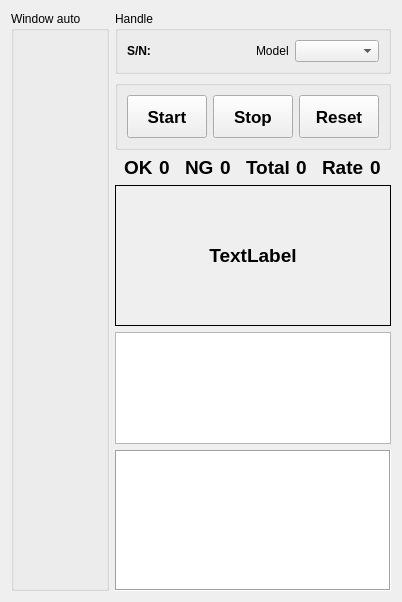
      <widget class="QWidget" name="tab">
       <attribute name="title">
        <string>Auto</string>
       </attribute>
       <layout class="QGridLayout" name="gridLayout_14">
        <item row="3" column="1">
         <layout class="QGridLayout" name="gridLayout_34">
          <item row="0" column="1">
           <layout class="QGridLayout" name="gridLayout_15">
            <item row="0" column="1">
             <widget class="QLabel" name="label_ng">
              <property name="sizePolicy">
               <sizepolicy hsizetype="Fixed" vsizetype="Preferred">
                <horstretch>0</horstretch>
                <verstretch>0</verstretch>
               </sizepolicy>
              </property>
              <property name="font">
               <font>
                <pointsize>14</pointsize>
                <bold>true</bold>
               </font>
              </property>
              <property name="text">
               <string>0</string>
              </property>
             </widget>
            </item>
            <item row="0" column="0">
             <widget class="QLabel" name="label_47">
              <property name="sizePolicy">
               <sizepolicy hsizetype="Fixed" vsizetype="Preferred">
                <horstretch>0</horstretch>
                <verstretch>0</verstretch>
               </sizepolicy>
              </property>
              <property name="font">
               <font>
                <pointsize>14</pointsize>
                <bold>true</bold>
               </font>
              </property>
              <property name="text">
               <string>NG</string>
              </property>
             </widget>
            </item>
           </layout>
          </item>
          <item row="0" column="3">
           <layout class="QGridLayout" name="gridLayout_33">
            <item row="0" column="1">
             <widget class="QLabel" name="label_rate">
              <property name="sizePolicy">
               <sizepolicy hsizetype="Fixed" vsizetype="Preferred">
                <horstretch>0</horstretch>
                <verstretch>0</verstretch>
               </sizepolicy>
              </property>
              <property name="font">
               <font>
                <pointsize>14</pointsize>
                <bold>true</bold>
               </font>
              </property>
              <property name="text">
               <string>0</string>
              </property>
             </widget>
            </item>
            <item row="0" column="0">
             <widget class="QLabel" name="label_49">
              <property name="sizePolicy">
               <sizepolicy hsizetype="Fixed" vsizetype="Preferred">
                <horstretch>0</horstretch>
                <verstretch>0</verstretch>
               </sizepolicy>
              </property>
              <property name="font">
               <font>
                <pointsize>14</pointsize>
                <bold>true</bold>
               </font>
              </property>
              <property name="text">
               <string>Rate</string>
              </property>
             </widget>
            </item>
           </layout>
          </item>
          <item row="0" column="0">
           <layout class="QGridLayout" name="gridLayout_10">
            <item row="0" column="1">
             <widget class="QLabel" name="label_ok">
              <property name="sizePolicy">
               <sizepolicy hsizetype="Fixed" vsizetype="Preferred">
                <horstretch>0</horstretch>
                <verstretch>0</verstretch>
               </sizepolicy>
              </property>
              <property name="font">
               <font>
                <pointsize>14</pointsize>
                <bold>true</bold>
               </font>
              </property>
              <property name="text">
               <string>0</string>
              </property>
             </widget>
            </item>
            <item row="0" column="0">
             <widget class="QLabel" name="label_46">
              <property name="sizePolicy">
               <sizepolicy hsizetype="Fixed" vsizetype="Preferred">
                <horstretch>0</horstretch>
                <verstretch>0</verstretch>
               </sizepolicy>
              </property>
              <property name="font">
               <font>
                <pointsize>14</pointsize>
                <bold>true</bold>
               </font>
              </property>
              <property name="text">
               <string>OK</string>
              </property>
             </widget>
            </item>
           </layout>
          </item>
          <item row="0" column="2">
           <layout class="QGridLayout" name="gridLayout_32">
            <item row="0" column="1">
             <widget class="QLabel" name="label_total">
              <property name="sizePolicy">
               <sizepolicy hsizetype="Fixed" vsizetype="Fixed">
                <horstretch>0</horstretch>
                <verstretch>0</verstretch>
               </sizepolicy>
              </property>
              <property name="font">
               <font>
                <pointsize>14</pointsize>
                <bold>true</bold>
               </font>
              </property>
              <property name="text">
               <string>0</string>
              </property>
             </widget>
            </item>
            <item row="0" column="0">
             <widget class="QLabel" name="label_48">
              <property name="sizePolicy">
               <sizepolicy hsizetype="Fixed" vsizetype="Preferred">
                <horstretch>0</horstretch>
                <verstretch>0</verstretch>
               </sizepolicy>
              </property>
              <property name="font">
               <font>
                <pointsize>14</pointsize>
                <bold>true</bold>
               </font>
              </property>
              <property name="text">
               <string>Total</string>
              </property>
             </widget>
            </item>
           </layout>
          </item>
         </layout>
        </item>
        <item row="5" column="1">
         <widget class="QTableWidget" name="table_widget_classes_ai_auto">
          <property name="sizePolicy">
           <sizepolicy hsizetype="Expanding" vsizetype="Preferred">
            <horstretch>0</horstretch>
            <verstretch>8</verstretch>
           </sizepolicy>
          </property>
         </widget>
        </item>
        <item row="6" column="1">
         <widget class="QListView" name="list_log_view">
          <property name="sizePolicy">
           <sizepolicy hsizetype="Expanding" vsizetype="Preferred">
            <horstretch>0</horstretch>
            <verstretch>10</verstretch>
           </sizepolicy>
          </property>
          <property name="frameShape">
           <enum>QFrame::Box</enum>
          </property>
          <property name="editTriggers">
           <set>QAbstractItemView::NoEditTriggers</set>
          </property>
          <property name="verticalScrollMode">
           <enum>QAbstractItemView::ScrollPerPixel</enum>
          </property>
          <property name="horizontalScrollMode">
           <enum>QAbstractItemView::ScrollPerPixel</enum>
          </property>
         </widget>
        </item>
        <item row="1" column="1">
         <widget class="QGroupBox" name="groupBox_15">
          <property name="sizePolicy">
           <sizepolicy hsizetype="Preferred" vsizetype="Fixed">
            <horstretch>0</horstretch>
            <verstretch>0</verstretch>
           </sizepolicy>
          </property>
          <property name="title">
           <string>Handle</string>
          </property>
          <layout class="QHBoxLayout" name="horizontalLayout_10">
           <item>
            <layout class="QHBoxLayout" name="horizontalLayout_8">
             <property name="spacing">
              <number>6</number>
             </property>
             <item>
              <widget class="QLabel" name="label_44">
               <property name="sizePolicy">
                <sizepolicy hsizetype="Fixed" vsizetype="Fixed">
                 <horstretch>0</horstretch>
                 <verstretch>0</verstretch>
                </sizepolicy>
               </property>
               <property name="minimumSize">
                <size>
                 <width>0</width>
                 <height>0</height>
                </size>
               </property>
               <property name="font">
                <font>
                 <pointsize>9</pointsize>
                 <bold>true</bold>
                </font>
               </property>
               <property name="contextMenuPolicy">
                <enum>Qt::DefaultContextMenu</enum>
               </property>
               <property name="text">
                <string>S/N:    </string>
               </property>
               <property name="scaledContents">
                <bool>false</bool>
               </property>
              </widget>
             </item>
             <item>
              <widget class="QLabel" name="label_scanner">
               <property name="sizePolicy">
                <sizepolicy hsizetype="Preferred" vsizetype="Fixed">
                 <horstretch>0</horstretch>
                 <verstretch>0</verstretch>
                </sizepolicy>
               </property>
               <property name="font">
                <font>
                 <pointsize>9</pointsize>
                 <bold>true</bold>
                </font>
               </property>
               <property name="text">
                <string/>
               </property>
              </widget>
             </item>
            </layout>
           </item>
           <item>
            <layout class="QHBoxLayout" name="horizontalLayout_9">
             <item>
              <widget class="QLabel" name="label_45">
               <property name="sizePolicy">
                <sizepolicy hsizetype="Fixed" vsizetype="Fixed">
                 <horstretch>0</horstretch>
                 <verstretch>0</verstretch>
                </sizepolicy>
               </property>
               <property name="text">
                <string>Model</string>
               </property>
              </widget>
             </item>
             <item>
              <widget class="QComboBox" name="combo_box_model_name_auto">
               <property name="sizePolicy">
                <sizepolicy hsizetype="Preferred" vsizetype="Fixed">
                 <horstretch>0</horstretch>
                 <verstretch>0</verstretch>
                </sizepolicy>
               </property>
               <property name="maxVisibleItems">
                <number>1000</number>
               </property>
              </widget>
             </item>
            </layout>
           </item>
          </layout>
         </widget>
        </item>
        <item row="4" column="1">
         <widget class="QLabel" name="label_result">
          <property name="sizePolicy">
           <sizepolicy hsizetype="Expanding" vsizetype="Preferred">
            <horstretch>2</horstretch>
            <verstretch>10</verstretch>
           </sizepolicy>
          </property>
          <property name="font">
           <font>
            <pointsize>14</pointsize>
            <bold>true</bold>
           </font>
          </property>
          <property name="frameShape">
           <enum>QFrame::Box</enum>
          </property>
          <property name="text">
           <string>TextLabel</string>
          </property>
          <property name="alignment">
           <set>Qt::AlignCenter</set>
          </property>
         </widget>
        </item>
        <item row="2" column="1">
         <widget class="QGroupBox" name="groupBox_2">
          <property name="sizePolicy">
           <sizepolicy hsizetype="Minimum" vsizetype="Preferred">
            <horstretch>0</horstretch>
            <verstretch>0</verstretch>
           </sizepolicy>
          </property>
          <property name="title">
           <string/>
          </property>
          <layout class="QHBoxLayout" name="horizontalLayout_2">
           <item>
            <widget class="QPushButton" name="but_start_auto">
             <property name="sizePolicy">
              <sizepolicy hsizetype="Expanding" vsizetype="Expanding">
               <horstretch>0</horstretch>
               <verstretch>0</verstretch>
              </sizepolicy>
             </property>
             <property name="font">
              <font>
               <pointsize>13</pointsize>
               <bold>true</bold>
              </font>
             </property>
             <property name="autoFillBackground">
              <bool>true</bool>
             </property>
             <property name="styleSheet">
              <string notr="true"/>
             </property>
             <property name="text">
              <string>Start</string>
             </property>
            </widget>
           </item>
           <item>
            <widget class="QPushButton" name="but_stop_auto">
             <property name="sizePolicy">
              <sizepolicy hsizetype="Expanding" vsizetype="Expanding">
               <horstretch>0</horstretch>
               <verstretch>0</verstretch>
              </sizepolicy>
             </property>
             <property name="font">
              <font>
               <pointsize>13</pointsize>
               <bold>true</bold>
              </font>
             </property>
             <property name="styleSheet">
              <string notr="true"/>
             </property>
             <property name="text">
              <string>Stop</string>
             </property>
            </widget>
           </item>
           <item>
            <widget class="QPushButton" name="but_reset_auto">
             <property name="sizePolicy">
              <sizepolicy hsizetype="Expanding" vsizetype="Expanding">
               <horstretch>0</horstretch>
               <verstretch>0</verstretch>
              </sizepolicy>
             </property>
             <property name="font">
              <font>
               <pointsize>13</pointsize>
               <bold>true</bold>
              </font>
             </property>
             <property name="styleSheet">
              <string notr="true"/>
             </property>
             <property name="text">
              <string>Reset</string>
             </property>
            </widget>
           </item>
          </layout>
         </widget>
        </item>
        <item row="1" column="0" rowspan="6">
         <widget class="QGroupBox" name="groupBox">
          <property name="sizePolicy">
           <sizepolicy hsizetype="Expanding" vsizetype="Expanding">
            <horstretch>4</horstretch>
            <verstretch>5</verstretch>
           </sizepolicy>
          </property>
          <property name="title">
           <string>Window auto</string>
          </property>
          <layout class="QVBoxLayout" name="verticalLayout">
           <item>
            <layout class="QVBoxLayout" name="layout_auto_canvas">
             <property name="spacing">
              <number>0</number>
             </property>
             <property name="sizeConstraint">
              <enum>QLayout::SetDefaultConstraint</enum>
             </property>
            </layout>
           </item>
          </layout>
         </widget>
        </item>
       </layout>
      </widget>
